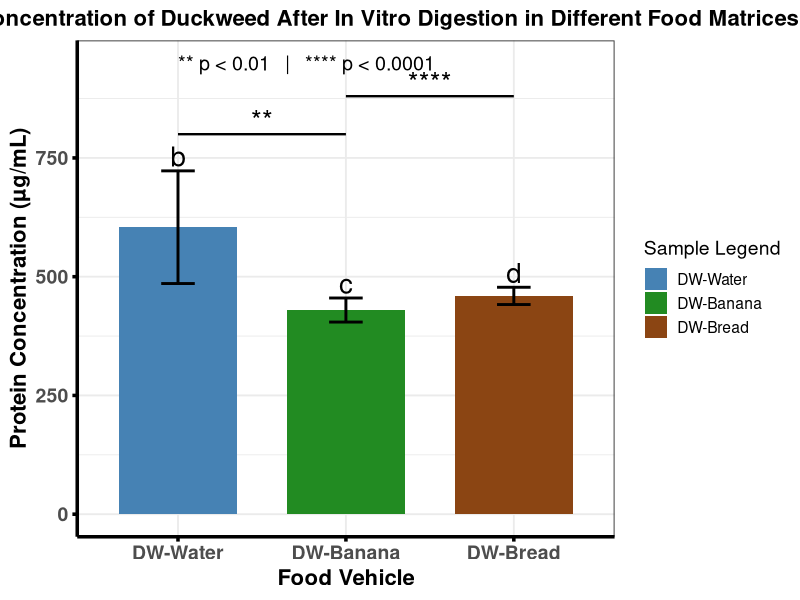

This figure's R source:
# -----------------------------
# Bradford Protein Concentration Data
# -----------------------------
df_bradford <- data.frame(
  Sample = c("DW-Water", "DW-Banana", "DW-Bread"),
  Mean   = c(604.19, 429.80, 459.57),
  SD     = c(118.63, 25.33, 18.17),
  CV     = c(19.64, 5.89, 3.95),
  Tukey  = c("b", "c", "d")
)

df_bradford$Sample <- factor(df_bradford$Sample,
                             levels = c("DW-Water", "DW-Banana", "DW-Bread"))

library(ggplot2)

# -----------------------------
# Base Bradford Plot
# -----------------------------
p_bradford <- ggplot(df_bradford, aes(x = Sample, y = Mean, fill = Sample)) +
  geom_col(width = 0.7) +
  geom_errorbar(aes(ymin = Mean - SD, ymax = Mean + SD),
                width = 0.2, linewidth = 1) +
  geom_text(aes(label = Tukey, y = Mean + SD + 30), size = 7) +
  
  scale_fill_manual(
    values = c("DW-Water" = "steelblue",
               "DW-Banana" = "forestgreen",
               "DW-Bread" = "saddlebrown"),
    name = "Sample Legend"
  ) +
  
  theme_bw(base_size = 14) +
  theme(
    legend.position = "right",
    legend.box = "vertical",
    plot.title = element_text(size = 16, face = "bold", hjust = 0.5),
    axis.text.x = element_text(size = 14, face = "bold"),
    axis.text.y = element_text(size = 14, face = "bold"),
    axis.title.x = element_text(size = 16, face = "bold"),
    axis.title.y = element_text(size = 16, face = "bold"),
    axis.line = element_line(colour = "black", linewidth = 1.2),
    axis.ticks = element_line(colour = "black", linewidth = 1.2)
  ) +
  labs(
    title = "Protein Concentration of Duckweed After In Vitro Digestion in Different Food Matrices",
    x = "Food Vehicle",
    y = "Protein Concentration (µg/mL)"
  )

# -----------------------------
# Asterisks + comparison brackets
# -----------------------------
p_bradford <- p_bradford +
  annotate("segment", x = 1, xend = 2, y = 800, yend = 800, linewidth = 0.8) +
  annotate("text", x = 1.5, y = 830, label = "**", size = 7) +
  annotate("segment", x = 2, xend = 3, y = 880, yend = 880, linewidth = 0.8) +
  annotate("text", x = 2.5, y = 910, label = "****", size = 7)

# -----------------------------
# Significance legend inside plot
# -----------------------------
p_bradford <- p_bradford +
  annotate("text", x = 1, y = 950,
           label = "** p < 0.01   |   **** p < 0.0001",
           hjust = 0, size = 5)

print(p_bradford)
